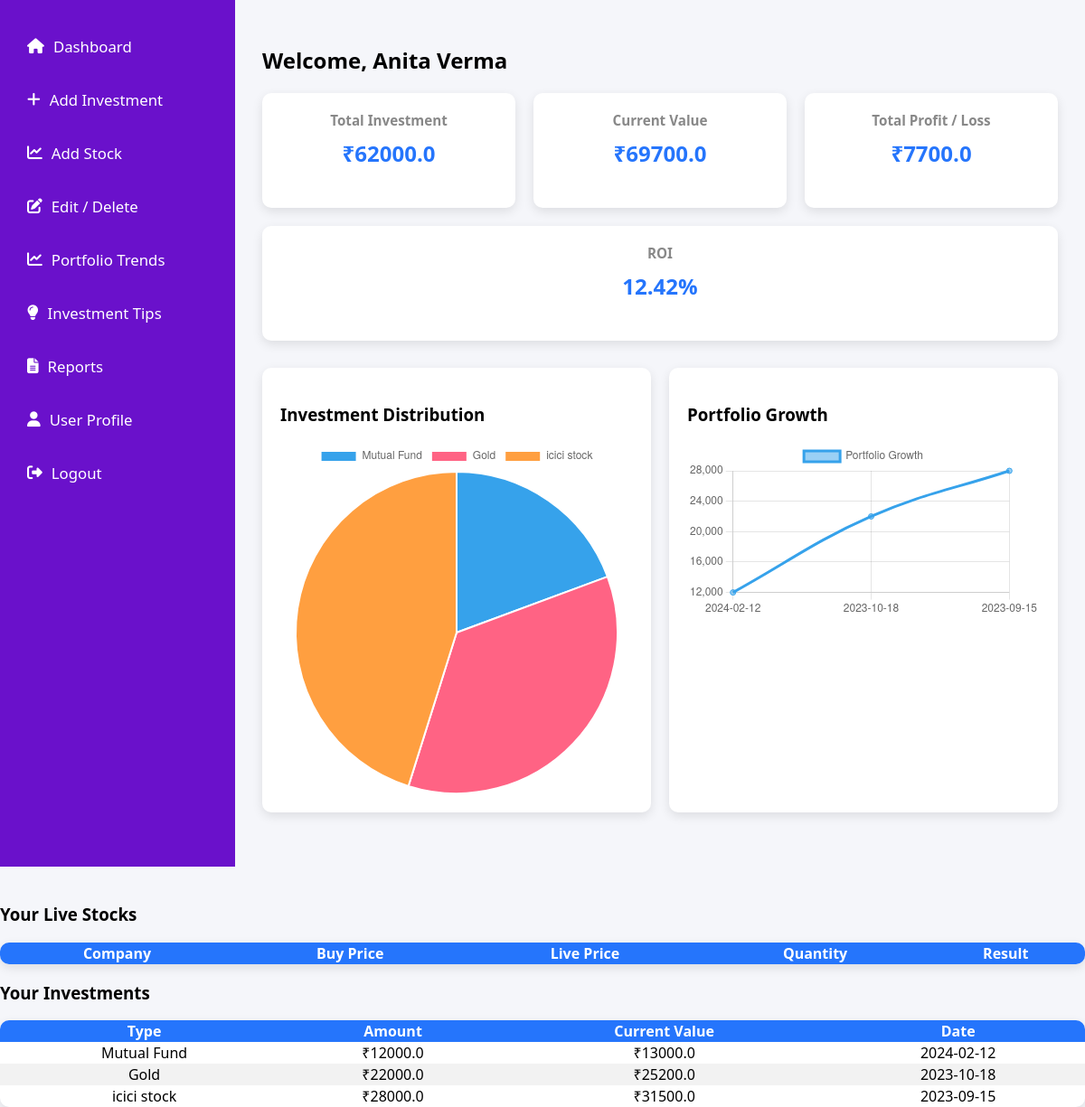
Page /dashboard (signed in) on the committed database.
### tables this page shows
CREATE TABLE investments (
    id INTEGER PRIMARY KEY AUTOINCREMENT,
    investment_type TEXT,
    amount REAL,
    start_date TEXT,
    current_value REAL,
    duration_years INTEGER,
    tenure_months INTEGER,
    expected_rate REAL,
    notes TEXT,
    user_id INTEGER, category TEXT,
    FOREIGN KEY (user_id) REFERENCES user(id)
);

### app.py (the view, shortened to what this page needs)
@app.route("/dashboard")
def dashboard():
    if "user_id" not in session:
        return redirect(url_for("login_page_get"))
    user_id = session["user_id"]
    conn = get_db()
    cur = conn.cursor()
    cur.execute("""
        SELECT symbol, quantity, buy_price
        FROM stocks
        WHERE user_id = ?
    """, (user_id,))
    stock_rows = cur.fetchall()
    live_stocks = []
    stock_investment = 0
    stock_current_value = 0
    stock_profit_loss = stock_current_value - stock_investment
    cur.execute("""
        SELECT investment_type, amount, current_value, start_date
        FROM investments
        WHERE user_id = ?
    """, (user_id,))
    inv_rows = cur.fetchall()
    conn.close()
    investments = []
    investment_amount_total = 0
    investment_current_total = 0
    for i in inv_rows:
        investments.append({
            "type": i["investment_type"],
            "amount": i["amount"],
            "currentValue": i["current_value"],
            "date": i["start_date"]
        })
        investment_amount_total += i["amount"]
        investment_current_total += i["current_value"]
    total_investment = stock_investment + investment_amount_total
    total_current_value = stock_current_value + investment_current_total
    total_profit_loss = total_current_value - total_investment
    roi = round(
        (total_profit_loss / total_investment) * 100, 2
    ) if total_investment > 0 else 0
    return render_template(
        "dashboard.html",
        live_stocks=live_stocks,
        investments=investments,
        totalInvestment=round(total_investment, 2),
        totalCurrentValue=round(total_current_value, 2),
        totalProfitLoss=round(total_profit_loss, 2),
        roi=roi
    )

### app.py (called while the page is built)
def get_db():
    conn = sqlite3.connect("database.db")
    conn.row_factory = sqlite3.Row
    return conn

### templates/dashboard.html (shortened to what this page needs)
<!DOCTYPE html>
<html lang="en">
<head>
<link rel="stylesheet" href="https://cdnjs.cloudflare.com/ajax/libs/font-awesome/6.4.0/css/all.min.css">
</head>
<body>
<div class="container">
<div class="sidebar">
    <a href="{{ url_for('dashboard') }}"><i class="fas fa-home"></i> Dashboard</a>
    <a href="{{ url_for('add_investment_page') }}"><i class="fas fa-plus"></i> Add Investment</a>
    <a href="{{ url_for('add_stock_page') }}">
    <i class="fas fa-chart-line"></i> Add Stock
</a>
    <a href="{{ url_for('edit_delete_page') }}"><i class="fas fa-edit"></i> Edit / Delete</a>
    <a href="{{ url_for('portfolio_trends_page') }}"><i class="fas fa-chart-line"></i> Portfolio Trends</a>
    <a href="{{ url_for('investment_tips_page') }}"><i class="fas fa-lightbulb"></i> Investment Tips</a>
    <a href="{{ url_for('reports_page') }}"><i class="fas fa-file-alt"></i> Reports</a>
    <a href="{{ url_for('user_profile_page') }}"><i class="fas fa-user"></i> User Profile</a>
    <a href="{{ url_for('logout') }}"><i class="fas fa-sign-out-alt"></i> Logout</a>
</div>
<div class="main-content">
<h2>Welcome, {{ session['fullname'] }}</h2>
<div class="cards">
    <div class="card"><h3>Total Investment</h3><p>₹{{ totalInvestment }}</p></div>
    <div class="card"><h3>Current Value</h3><p>₹{{ totalCurrentValue }}</p></div>
    <div class="card"><h3>Total Profit / Loss</h3><p>₹{{ totalProfitLoss }}</p></div>
    <div class="card"><h3>ROI</h3><p>{{ roi }}%</p></div>
</div>
<div class="chart-row">
    <div class="chart-box">
        <h3>Investment Distribution</h3>
        <canvas id="pieChart"></canvas>
    </div>
    <div class="chart-box">
        <h3>Portfolio Growth</h3>
        <canvas id="lineChart"></canvas>
    </div>
</div>
</div>
</div>
<h3 style="margin-top:40px;">Your Live Stocks</h3>
<table>
<thead>
<tr>
    <th>Company</th>
    <th>Buy Price</th>
    <th>Live Price</th>
    <th>Quantity</th>
    <th>Result</th>
</tr>
</thead>
</table>
<h3>Your Investments</h3>
<table>
<thead>
<tr>
    <th>Type</th>
    <th>Amount</th>
    <th>Current Value</th>
    <th>Date</th>
</tr>
</thead>
<tbody>
{% for inv in investments %}
<tr>
    <td>{{ inv.type }}</td>
    <td>₹{{ inv.amount }}</td>
    <td>₹{{ inv.currentValue }}</td>
    <td>{{ inv.date }}</td>
</tr>
{% endfor %}
</tbody>
</table>
<script>
const investments = {{ investments | tojson }};
// ---------- PIE CHART ----------
const pieCtx = document.getElementById('pieChart');
let typeTotals = {};
investments.forEach(inv => {
    typeTotals[inv.type] = (typeTotals[inv.type] || 0) + parseFloat(inv.amount);
});
new Chart(pieCtx, {
    type: 'pie',
    data: {
        labels: Object.keys(typeTotals),
        datasets: [{
            data: Object.values(typeTotals)
        }]
    }
});
// ---------- LINE CHART ----------
const lineCtx = document.getElementById('lineChart');
let dateMap = {};
investments.forEach(inv => {
    dateMap[inv.date] = (dateMap[inv.date] || 0) + parseFloat(inv.amount);
});
new Chart(lineCtx, {
    type: 'line',
    data: {
        labels: Object.keys(dateMap),
        datasets: [{
            label: "Portfolio Growth",
            data: Object.values(dateMap),
            tension: 0.4
        }]
    }
});
setInterval(() => {
    document.querySelectorAll("[data-symbol]").forEach(async el => {
        const symbol = el.dataset.symbol;
        try {
            const res = await fetch(`/live-stock/${symbol}`);
            const data = await res.json();
            if (data.price !== "N/A") {
                el.innerText = "₹" + parseFloat(data.price).toFixed(3);
            }
        } catch (err) {
            console.error("Live price fetch error:", err);
        }
    });
}, 10000);
</script>
</body>
</html>

### templates/dashboard.html (style rules this page uses)
body { margin:0; font-family:'Segoe UI'; background:#f5f6fa; }
.container { display:flex; min-height:100vh; }
.sidebar { width:220px; background:#6a11cb; color:#fff; padding:30px 20px; display:flex; flex-direction:column; }
.sidebar a { color:#fff; text-decoration:none; font-size:1.05rem; margin-bottom:16px; padding:10px; border-radius:6px; display:flex; align-items:center; }
.sidebar a i { margin-right:10px; }
.main-content { flex:1; padding:30px; overflow-y:auto; }
.cards { display:flex; flex-wrap:wrap; gap:20px; margin-bottom:30px; }
.card { background:#fff; padding:20px; border-radius:10px; flex:1; min-width:200px; box-shadow:0 4px 12px rgba(0,0,0,0.1); text-align:center; }
.card h3 { margin:0; font-size:0.95rem; color:#888; }
.card p { margin-top:10px; font-size:1.5rem; color:#2575fc; font-weight:bold; }
.chart-row { display:flex; gap:20px; margin:30px 0; }
.chart-box { background:#fff; padding:20px; border-radius:10px; box-shadow:0 4px 12px rgba(0,0,0,0.1); flex:1; }
table { width:100%; background:#fff; border-collapse:collapse; box-shadow:0 4px 12px rgba(0,0,0,0.1); border-radius:10px; overflow:hidden; }
th, td { text-align: center; vertical-align: middle; }
th { background:#2575fc; color:#fff; }
tr:nth-child(even) { background:#f2f2f2; }

### rows in the picture
investments: type "Mutual Fund", amount "12000.0", currentValue "13000.0", date "2024-02-12"
investments: type "Gold", amount "22000.0", currentValue "25200.0", date "2023-10-18"
investments: type "icici stock", amount "28000.0", currentValue "31500.0", date "2023-09-15"

### other values in the picture
{{ session['fullname'] }} "Anita Verma"
{{ totalInvestment }} "62000.0"
{{ totalCurrentValue }} "69700.0"
{{ totalProfitLoss }} "7700.0"
{{ roi }} "12.42"
